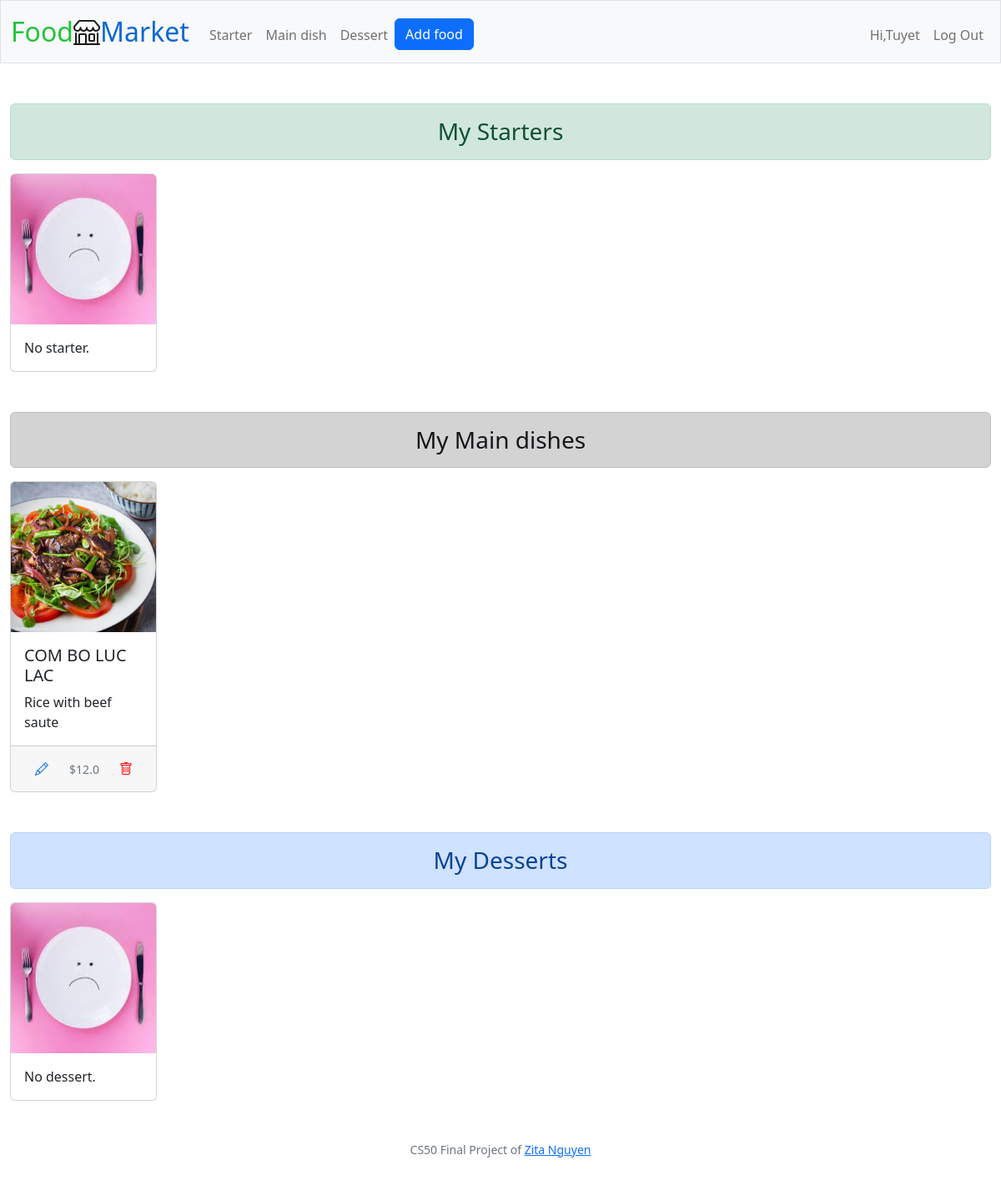
/display (signed in), run on an earlier commit of the app's database.
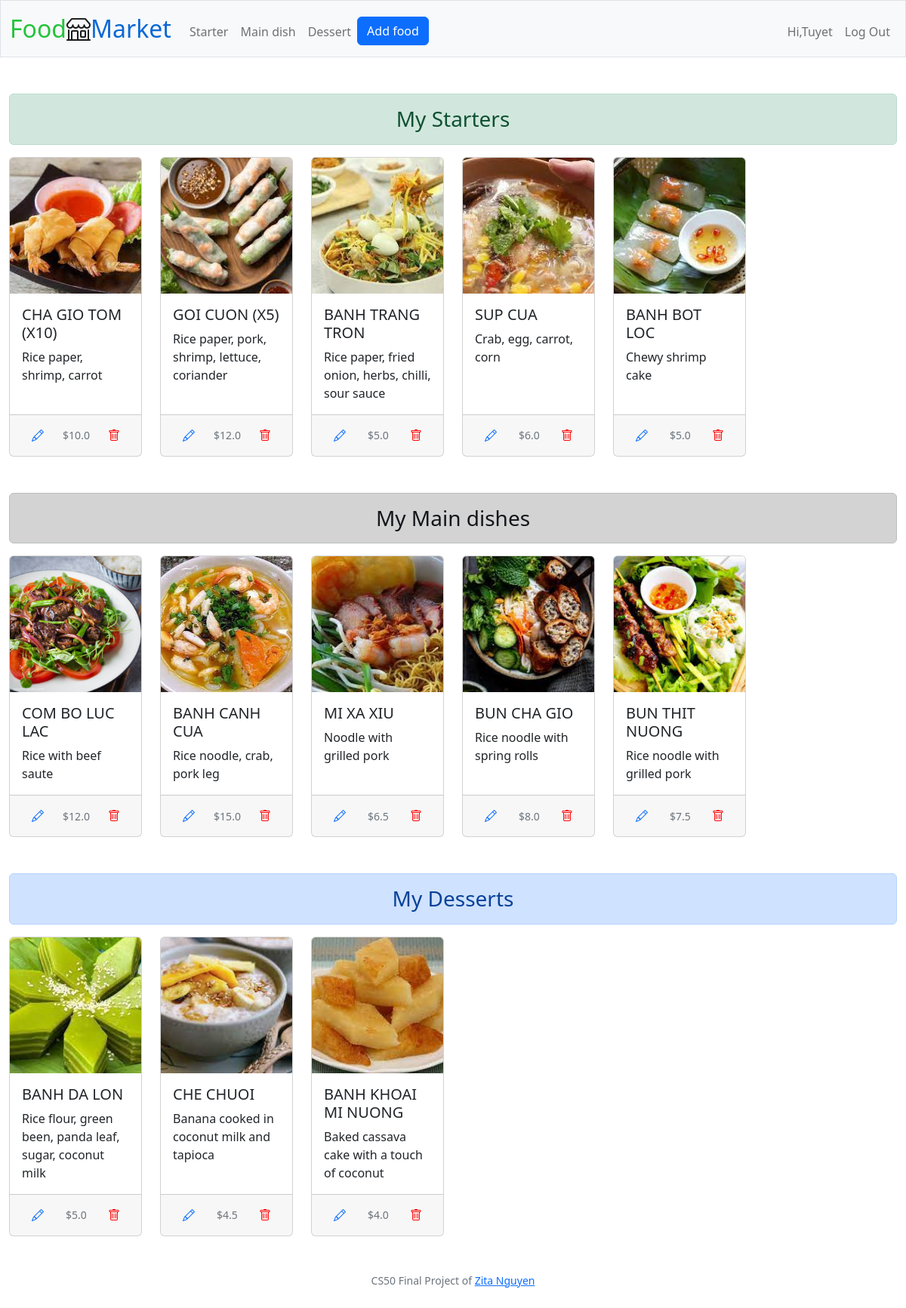
And on a later commit of the database.
### tables this page shows
CREATE TABLE food (
id INTEGER PRIMARY KEY AUTOINCREMENT, 
category TEXT NOT NULL,
name TEXT NOT NULL,
photo BLOB NOT NULL,
description TEXT NOT NULL,
price REAL NOT NULL,
date DATETIME NOT NULL,
user_id INTEGER NOT NULL,
FOREIGN KEY (user_id) REFERENCES users (id)
);

### app.py (the view)
@app.route("/display", methods=["GET"])
@login_required
@role_required
def display():
    return sellers.display_products(session["user_id"])

### app.py (called while the page is built)
@app.after_request
def after_request(response):
    response.headers["Cache-Control"] = "no-cache, no-store, must-revalidate"
    response.headers["Expires"] = 0
    response.headers["Pragma"] = "no-cache"
    return response

### helpers.py (called while the page is built)
def login_required(f):
    @wraps(f)
    def decorated_function(*args, **kwargs):
        if session.get("user_id") is None:
            return redirect("/login")
        return f(*args, **kwargs)
    return decorated_function

def role_required(f):
    @wraps(f)
    def decorated_function(*args, **kwargs):
        if session.get("user_role") != "seller":
            return redirect("/")
        return f(*args, **kwargs)
    return decorated_function

### queries.py (called while the page is built)
def query_get_seller_products(user_id):
    conn = sqlite3.connect("market.db")
    c = conn.cursor()
    c.execute("SELECT * FROM food WHERE user_id = ?", (user_id,))
    products = c.fetchall()
    return products

### templates/display_products.html (shortened to what the changed rows need)
{% extends "layout.html" %}
{% block main %}
<div class="row row-cols-1 row-cols-lg-6 row-cols-md-3 g-4">
  {% if not starters %}
    <div class="col">
      <div class="card h-100">
        <img class="card-img-top" src="{{url_for('static', filename='photos/no_food.jpeg')}}" alt="No product">
        <div class="card-body">
          <p class="card-text">No starter.</p>
        </div>
      </div>
    </div>
  {% else %}
    {% for starter in starters %}
      <div class="col">
        <div class="card h-100">
          <img src="{{url_for('static', filename='photos/' + starter[3])}}" class="card-img-top" alt="{{ starter[2] }}">
          <div class="card-body">
            <h5 class="card-title">{{ starter[2] }}</h5>
            <p class="card-text">{{ starter[4] }}</p>
          </div>
          <div class="card-footer d-flex justify-content-between align-items-center">
            <form action="/modify/{{ starter[0] }}" method="get">
              <button type="submit" class="btn btn-link"><span class="bi bi-pencil"></span></button>
            </form>
            <small class="text-muted">${{ starter[5] }}</small>
            <form action="/delete/{{ starter[0] }}" method="post">
              <button type="submit" style="color: red; border: none;" class="btn"><span class="bi bi-trash"></span></button>
            </form>
          </div>
        </div>
      </div>
    {% endfor %}
  {% endif %}
</div>
<div class="row row-cols-1 row-cols-lg-6 row-cols-md-3 g-4">
  {% if not main_dishes %}
    <div class="col">
      <div class="card h-100">
        <img class="card-img-top" src="{{url_for('static', filename='photos/no_food.jpeg')}}" alt="No product">
        <div class="card-body">
          <p class="card-text">No main dish.</p>
        </div>
      </div>
    </div>
  {% else %}
    {% for main_dish in main_dishes %}
      <div class="col">
        <div class="card h-100">
          <img src="{{url_for('static', filename='photos/' + main_dish[3])}}" class="card-img-top" alt="{{ main_dish[2] }}">
          <div class="card-body">
            <h5 class="card-title">{{ main_dish[2] }}</h5>
            <p class="card-text">{{ main_dish[4] }}</p>
          </div>
          <div class="card-footer d-flex justify-content-between align-items-center">
            <form action="/modify/{{ main_dish[0] }}" method="get">
              <button type="submit" class="btn btn-link"><span class="bi bi-pencil"></span></button>
            </form>
            <small class="text-muted">${{ main_dish[5] }}</small>
            <form action="/delete/{{ main_dish[0] }}" method="post">
              <button type="submit" style="color: red; border: none;" class="btn"><span class="bi bi-trash"></span></button>
            </form>
          </div>
        </div>
      </div>
    {% endfor %}
  {% endif %}
</div>
<div class="row row-cols-1 row-cols-lg-6 row-cols-md-3 g-4">
  {% if not desserts %}
    <div class="col">
      <div class="card h-100">
        <img class="card-img-top" src="{{url_for('static', filename='photos/no_food.jpeg')}}" alt="No product">
        <div class="card-body">
          <p class="card-text">No dessert.</p>
        </div>
      </div>
    </div>
  {% else %}
    {% for dessert in desserts %}
      <div class="col">
        <div class="card h-100">
          <img src="{{url_for('static', filename='photos/' + dessert[3])}}" class="card-img-top" alt="{{ dessert[2] }}">
          <div class="card-body">
            <h5 class="card-title">{{ dessert[2] }}</h5>
            <p class="card-text">{{ dessert[4] }}</p>
          </div>
          <div class="card-footer d-flex justify-content-between align-items-center">
            <form action="/modify/{{ dessert[0] }}" method="get">
              <button type="submit" class="btn btn-link"><span class="bi bi-pencil"></span></button>
            </form>
            <small class="text-muted">${{ dessert[5] }}</small>
            <form action="/delete/{{ dessert[0] }}" method="post">
              <button type="submit" style="color: red; border: none;" class="btn"><span class="bi bi-trash"></span></button>
            </form>
          </div>
        </div>
      </div>
    {% endfor %}
  {% endif %}
</div>
{% endblock %}

What changed in the data, as far as the page shows it:
added food: photo (picture), name "CHA GIO TOM (X10)", description "Rice paper, shrimp, carrot", price "10.0"
added food: photo (picture), name "GOI CUON (X5)", description "Rice paper, pork, shrimp, lettuce, coriander", price "12.0"
added food: photo (picture), name "BANH TRANG TRON", description "Rice paper, fried onion, herbs, chilli, sour sauce", price "5.0"
added food: photo (picture), name "SUP CUA", description "Crab, egg, carrot, corn", price "6.0"
added food: photo (picture), name "BANH BOT LOC", description "Chewy shrimp cake", price "5.0"
added food: photo (picture), name "BANH CANH CUA", description "Rice noodle, crab, pork leg", price "15.0"
added food: photo (picture), name "MI XA XIU", description "Noodle with grilled pork", price "6.5"
added food: photo (picture), name "BUN CHA GIO", description "Rice noodle with spring rolls", price "8.0"
added food: photo (picture), name "BUN THIT NUONG", description "Rice noodle with grilled pork", price "7.5"
added food: photo (picture), name "BANH DA LON", description "Rice flour, green been, panda leaf, sugar, coconut milk", price "5.0"
added food: photo (picture), name "CHE CHUOI", description "Banana cooked in coconut milk and tapioca", price "4.5"
added food: photo (picture), name "BANH KHOAI MI NUONG", description "Baked cassava cake with a touch of coconut", price "4.0"
Also different on the page:
text no longer shown: "No starter. No dessert."
